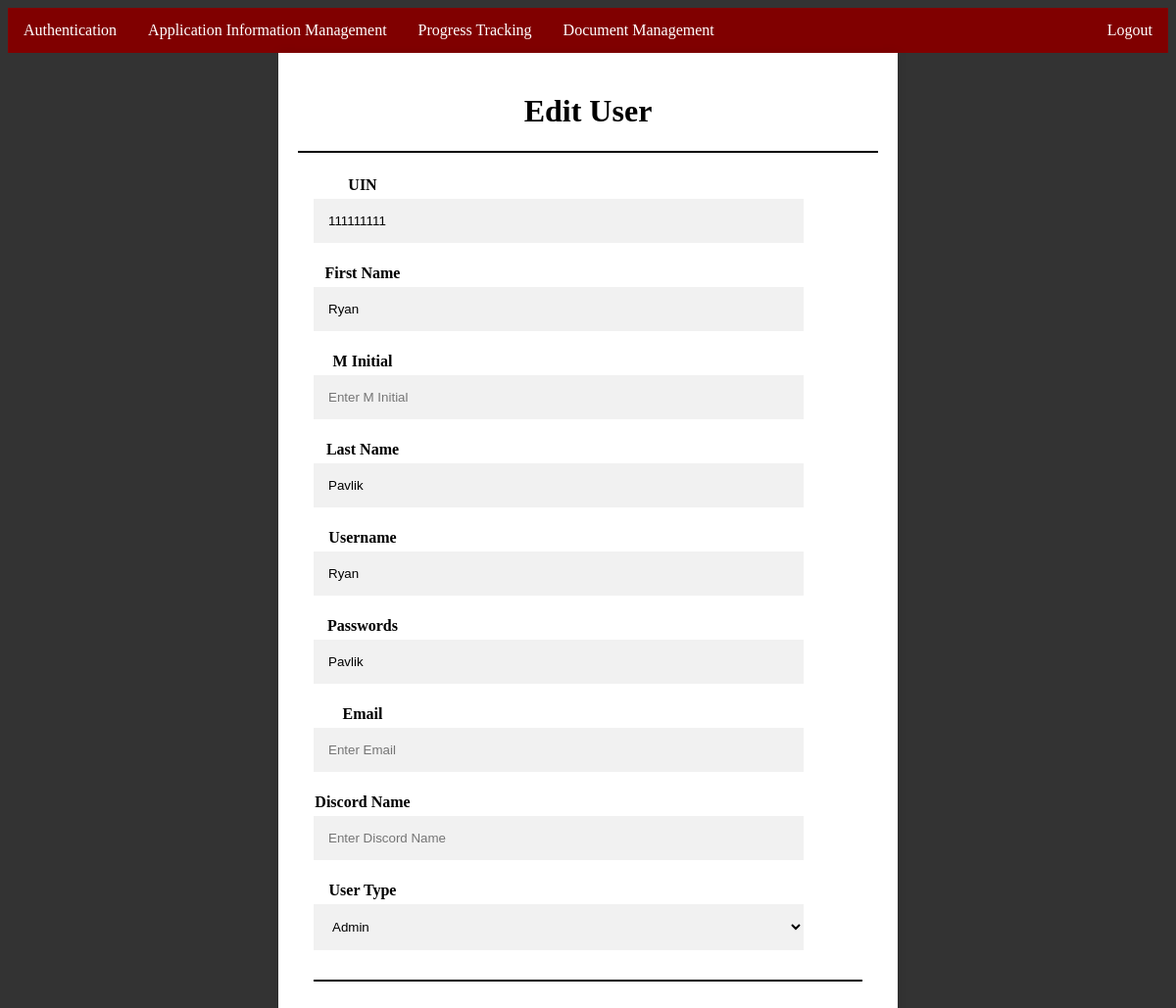
The page /students/authentication/authEditSearchResultsStudent.php?UIN=111111111 on the database its author committed.
### tables this page shows
CREATE TABLE Users (
    UIN INT PRIMARY KEY,
    First_Name VARCHAR(255),
    M_Initial CHAR(1),
    Last_Name VARCHAR(255),
    Username VARCHAR(255),
    Passwords VARCHAR(255),
    User_Type VARCHAR(255),
    Email VARCHAR(255),
    Discord_Name VARCHAR(255)
);

### students/authentication/authEditSearchResultsStudent.php (the view, shortened to what this page needs)
<?php
  $UIN = isset($_GET['UIN']) ? $_GET['UIN'] : '';
  $value = $UIN;
?>
<html>
  <body>
    <head>
      <link rel="stylesheet" href="authEditSearchResults.css">
    </head>
    <ul>
      <li><a href="authentication.php?UIN=<?php echo $UIN; ?>">Authentication</a></li>
      <li><a href="../programmanagement/programmanagement.php?UIN=<?php echo $UIN; ?>">Application Information Management</a></li>
      <li><a href="../progresstracking/progresstracking.php?UIN=<?php echo $UIN; ?>">Progress Tracking</a></li>
      <li><a href="../document.php?UIN=<?php echo $UIN; ?>">Document Management</a></li>
      <li style="float:right"><a href="../../login.php">Logout</a></li>
    </ul>
<?php
    $servername = "localhost";
    $username = "user";
    $password = "pass1";
    $dbname = "csce310project";
    $conn = new mysqli($servername, $username, $password, $dbname);
    $sql = "SELECT * FROM `users` WHERE UIN = $value";
    $result = $conn->query($sql);
    if ($result->num_rows > 0) {
        $row = $result->fetch_assoc();
    } else {
        header("Location: authentication.php?UIN=$UIN");
        exit;
      }
?>
<form action="authEditStudent_Backend.php?UIN=<?php echo $UIN; ?>" method="post">
    <h1>Edit User</h1>
    <hr>
<div class="container">
    <div class = "hold">
        <label for="UIN"><b>UIN</b></label>
        <input type="text" value="<?php echo $row['UIN']; ?>" placeholder="Enter UIN" name="UIN" id="UIN" required>
        <label for="First_Name"><b>First Name</b></label>
        <input type="text" value="<?php echo $row['First_Name']; ?>" placeholder="Enter First Name" name="First_Name" id="First_Name" required>
        <label for="M_Initial"><b>M Initial</b></label>
        <input type="text" value="<?php echo $row['M_Initial']; ?>" placeholder="Enter M Initial" name="M_Initial" id="M_Initial" required>
    </div>
    <div class = "hold">
        <label for="Last_Name"><b>Last Name</b></label>
        <input type="text" value="<?php echo $row['Last_Name']; ?>" placeholder="Enter Last Name" name="Last_Name" id="Last_Name" required>
        <label for="Username"><b>Username</b></label>
        <input type="text" value="<?php echo $row['Username']; ?>" placeholder="Enter Username" name="Username" id="Username" required>
    </div>
    <div class = "hold">
        <label for="Passwords"><b>Passwords</b></label>
        <input type="text" value="<?php echo $row['Passwords']; ?>"placeholder="Enter Passwords" name="Passwords" id="Passwords" required>
        <label for="Email"><b>Email</b></label>
        <input type="text" value="<?php echo $row['Email']; ?>"placeholder="Enter Email" name="Email" id="Email" required>
        <label for="Discord_Name"><b>Discord Name</b></label>
        <input type="text" value="<?php echo $row['Discord_Name']; ?>"placeholder="Enter Discord Name" name="Discord_Name" id="Discord_Name" required>
        <label for="User_Type"><b>User Type</b></label>
        <select name="User_Type" id="User_Type">
            <option value="Admin">Admin</option>
        </select>
    </div>
<hr>
<?php
    if($row['User_Type'] == "Admin") {
        exit;
    }
?>

### students/authentication/authEditSearchResults.css (style rules this page uses)
ul { list-style-type: none; margin: 0; padding: 0; overflow: hidden; background-color: maroon; }
li { float: left; }
li a { display: block; color: white; text-align: center; padding: 14px 16px; text-decoration: none; }
body { background-color: #333; }
form { background-color: #fff; padding: 20px; border-radius: 0px; box-shadow: 0 0 10px rgba(0, 0, 0, 0.1); text-align: center; width: 50%; margin: 0 auto; }
input[type=text], input[type=password], select { width: 500%; padding: 15px; margin: 5px 0 22px 0; display: inline-block; border: none; background: #f1f1f1; }
.hold { width: 100px; }
hr { border: 1px solid black; }
.container { padding: 16px; }

### rows shown on the page
users: UIN "111111111", First_Name "Ryan", Last_Name "Pavlik", Username "Ryan", Passwords "Pavlik"
